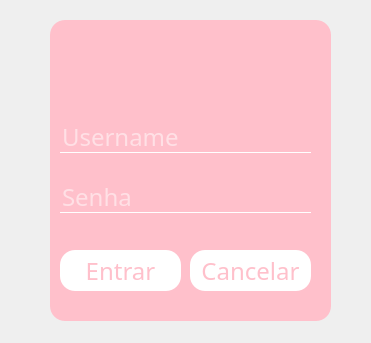
<?xml version="1.0" encoding="UTF-8"?>
<ui version="4.0">
 <class>Login</class>
 <widget class="QDialog" name="Login">
  <property name="geometry">
   <rect>
    <x>0</x>
    <y>0</y>
    <width>371</width>
    <height>343</height>
   </rect>
  </property>
  <property name="windowTitle">
   <string>Login</string>
  </property>
  <property name="windowIcon">
   <iconset resource="recursoss.qrc">
    <normaloff>:/Imagens/imgs/ess.png</normaloff>:/Imagens/imgs/ess.png</iconset>
  </property>
  <property name="styleSheet">
   <string notr="true">*{
	font-family: century gothic;
	font-size: 24px;
	background: url(:/Imagens/imgs/Blog.jpg);
}

QFrame 
{
	border-radius:15px;
	background: pink;
}

QPushButton
{
	background: white;
	border-radius: 40px;
}

QToolButton
{
	background: pink;
	border-radius: 40px;
}

Qlabel
{
	color: white;
	background: transparent;
}

QPushButton
{
	color: pink;
	border-radius:15px;
}

QPushButton:hover
{
	color: #333;
	border-radius:15px;
	background: #49ebff;
}

QLineEdit
{
	background: pink;
	border: none;
	color: white;
	border-bottom: 1px solid white;
}

</string>
  </property>
  <widget class="QFrame" name="frame_2">
   <property name="geometry">
    <rect>
     <x>50</x>
     <y>20</y>
     <width>281</width>
     <height>301</height>
    </rect>
   </property>
   <property name="frameShape">
    <enum>QFrame::StyledPanel</enum>
   </property>
   <property name="frameShadow">
    <enum>QFrame::Raised</enum>
   </property>
   <widget class="QToolButton" name="toolButton">
    <property name="geometry">
     <rect>
      <x>100</x>
      <y>0</y>
      <width>81</width>
      <height>81</height>
     </rect>
    </property>
    <property name="text">
     <string/>
    </property>
    <property name="icon">
     <iconset resource="recursoss.qrc">
      <normaloff>:/Imagens/imgs/loginIcon.png</normaloff>:/Imagens/imgs/loginIcon.png</iconset>
    </property>
    <property name="iconSize">
     <size>
      <width>200</width>
      <height>200</height>
     </size>
    </property>
   </widget>
   <widget class="QPushButton" name="btn_cancelar">
    <property name="geometry">
     <rect>
      <x>140</x>
      <y>230</y>
      <width>121</width>
      <height>41</height>
     </rect>
    </property>
    <property name="text">
     <string>Cancelar</string>
    </property>
    <property name="autoDefault">
     <bool>false</bool>
    </property>
   </widget>
   <widget class="QPushButton" name="btn_entrar">
    <property name="geometry">
     <rect>
      <x>10</x>
      <y>230</y>
      <width>121</width>
      <height>41</height>
     </rect>
    </property>
    <property name="text">
     <string>Entrar</string>
    </property>
    <property name="autoDefault">
     <bool>true</bool>
    </property>
   </widget>
   <widget class="QLineEdit" name="txt_senha">
    <property name="geometry">
     <rect>
      <x>10</x>
      <y>160</y>
      <width>251</width>
      <height>33</height>
     </rect>
    </property>
    <property name="focusPolicy">
     <enum>Qt::WheelFocus</enum>
    </property>
    <property name="text">
     <string/>
    </property>
    <property name="echoMode">
     <enum>QLineEdit::Password</enum>
    </property>
    <property name="placeholderText">
     <string>Senha</string>
    </property>
   </widget>
   <widget class="QLineEdit" name="txt_username">
    <property name="geometry">
     <rect>
      <x>10</x>
      <y>100</y>
      <width>251</width>
      <height>33</height>
     </rect>
    </property>
    <property name="text">
     <string/>
    </property>
    <property name="placeholderText">
     <string>Username</string>
    </property>
   </widget>
  </widget>
 </widget>
 <tabstops>
  <tabstop>txt_username</tabstop>
  <tabstop>txt_senha</tabstop>
  <tabstop>btn_entrar</tabstop>
  <tabstop>btn_cancelar</tabstop>
  <tabstop>toolButton</tabstop>
 </tabstops>
 <resources>
  <include location="recursoss.qrc"/>
 </resources>
 <connections/>
</ui>
